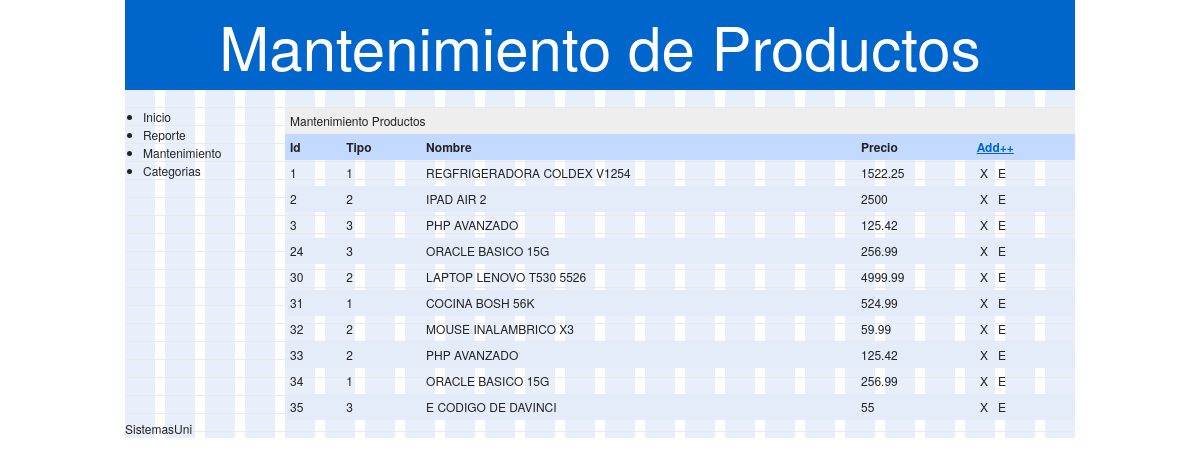
The page / on the database its author committed.
### tables this page shows
CREATE TABLE IF NOT EXISTS `producto` (
  `idproducto` int(11) NOT NULL AUTO_INCREMENT,
  `idtipo` int(11) NOT NULL,
  `nombre` varchar(60) NOT NULL,
  `precio` float NOT NULL,
  PRIMARY KEY (`idproducto`)
);

### index.php (called while the page is built, shortened)
<?php
include_once './modelo/ProductoGestion.php';
$objProdGestion= new ProductoGestion();
$lista=$objProdGestion->getListaProducto();
$appTitulo="Mantenimiento de Productos";
$appAutor="SistemasUni";
include_once './vista/indexView.php';
?>

### lib/LibMysql/ConexionDB.php (called while the page is built, shortened)
<?php
class ConexionDB {
    private $link=null;
    function __construct() {
        $host=  ParametrosDB::DB_HOST;
        $user=  ParametrosDB::DB_USER;
        $password=  ParametrosDB::DB_PSW;
        $DBname=  ParametrosDB::DB_NAME;
        if(!$this->link=mysql_connect($host,$user,$password)){
            die("No se pudo Conectar");
        }
    }
    public function getLink() {
        return $this->link;
    }
}

### modelo/ProductoGestion.php (called while the page is built, shortened)
<?php
include_once './lib/LibMysql/ConexionDB.php';
include_once './lib/LibMysql/ConsultaDB.php';
class ProductoGestion implements ProductoInterface{
    function __construct() {
        $objCnxDB=new ConexionDB();
    }
    public function getListaProducto() {
        $objConsulta=new ConsultaDB();
        $objConsulta->stm="SELECT * FROM producto";
        $lista=$objConsulta->getRow();
        return $lista;
    }
}

### lib/LibMysql/ConsultaDB.php (called while the page is built, shortened)
<?php
include_once './lib/LibMysql/ConexionDB.php';
class ConsultaDB extends ConexionDB{
    private $resulado;
    public function getRow(){
        $lista=array();
        if(!$this->resulado=mysql_query($this->stm)){
            die("Consulta no procesada");
        }
        while($row=mysql_fetch_array($this->resulado)) {
            array_push($lista, $row);
        }
        return $lista;
    }
}

### vista/indexView.php (the view)
<?php include_once './vista/inc/cabecera.php' ?>
<?php include_once './vista/inc/menu.php' ?>
<div class="span-20 last">
<table border="1" style="margin: auto">
    <caption>Mantenimiento Productos</caption>
    <thead>
        <tr><th>Id</th>
            <th>Tipo</th>
            <th>Nombre</th>
            <th>Precio</th>
            <th><a href="./formProducto.php">Add++</a></th>
        </tr>
    </thead>
    <tbody>
        <?php foreach ($lista as $p) {?>
        <tr>
            <td><?php echo $p["idproducto"]?></td>
            <td><?php echo $p["idtipo"]?></td>
            <td><?php echo $p["nombre"]?></td>
            <td><?php echo $p["precio"]?></td>
            <td>&nbsp;X&nbsp;&nbsp;&nbsp;E&nbsp;</td>
        </tr>
        <?php }?>
    </tbody>
</table>
<?php include_once './vista/inc/pie.php' ?>

### vista/inc/cabecera.php (shortened to what this page needs)
<!DOCTYPE html>
<html>
    <head>
       <link rel="stylesheet" href="./vista/css/blueprint/screen.css" type="text/css" media="screen, projection">
      <link rel="stylesheet" href="./vista/css/blueprint/print.css" type="text/css" media="print">
        <link rel="stylesheet" href="./vista/css/style.css" type="text/css">
    </head>
    <body>
        <div class="container showgrid">
            <div id="cabecera" class="span-24">
                <?php echo $appTitulo ?>
            </div>
            <div>&nbsp;</div>
            <div class="span-24">

### vista/inc/menu.php
<div class="span-4">
    <ul>
        <li>Inicio</li>
        <li>Reporte</li>
        <li>Mantenimiento</li>
        <li>Categorias</li>
    </ul>
</div>

### vista/inc/pie.php
            </div>
            <div id="pie">
                <?php echo $appAutor?>
            </div>
        </div>
    </body>
</html>

### vista/css/blueprint/screen.css (style rules this page uses)
html { margin:0;padding:0;border:0; }
body, div, span, object, iframe, h1, h2, h3, h4, h5, h6, p, blockquote, pre, a, abbr, acronym, address, code, del, dfn, em, img, q, dl, dt, dd, ol, ul, li, fieldset, form, label, legend, table, caption, tbody, tfoot, thead, tr, th, td, article, aside, dialog, figure, footer, header, hgroup, nav, section { margin:0;padding:0;border:0;font-size:100%;font:inherit;vertical-align:baseline; }
body { line-height:1.5;background:white; }
table { border-collapse:separate;border-spacing:0; }
caption, th, td { text-align:left;font-weight:normal;float:none !important; }
table, th, td { vertical-align:middle; }
html { font-size:100.01%; }
body { font-size:75%;color:#222;background:#fff;font-family:"Helvetica Neue", Arial, Helvetica, sans-serif; }
a { color:#06c;text-decoration:underline; }
ul, ol { margin:0 1.5em 1.5em 0;padding-left:1.5em; }
ul { list-style-type:disc; }
table { margin-bottom:1.4em;width:100%; }
th { font-weight:bold; }
thead th { background:#c3d9ff; }
th, td, caption { padding:4px 10px 4px 5px; }
tbody tr:nth-child(even) td, tbody tr.even td { background:#e5ecf9; }
caption { background:#eee; }
.last { margin-right:0;padding-right:0; }
.container { width:950px;margin:0 auto; }
.showgrid { background:url(src/grid.png); }
.column, .span-1, .span-2, .span-3, .span-4, .span-5, .span-6, .span-7, .span-8, .span-9, .span-10, .span-11, .span-12, .span-13, .span-14, .span-15, .span-16, .span-17, .span-18, .span-19, .span-20, .span-21, .span-22, .span-23, .span-24 { float:left;margin-right:10px; }
.last { margin-right:0; }
.span-4 { width:150px; }
.span-20 { width:790px; }
.span-24 { width:950px;margin-right:0; }
.clearfix:after, .container:after { content:"\0020";display:block;height:0;clear:both;visibility:hidden;overflow:hidden; }
.clearfix, .container { display:block; }

### vista/css/blueprint/print.css (style rules this page uses)
body { line-height:1.5;font-family:"Helvetica Neue", Arial, Helvetica, sans-serif;color:#000;background:none;font-size:10pt; }
.container { background:none; }
a:link, a:visited { background:transparent;font-weight:700;text-decoration:underline; }
a:link:after, a:visited:after { content:" (" attr(href) ")";font-size:90%; }

### vista/css/style.css (style rules this page uses)
#cabecera { text-align: center; font-size: 5em; color: white; background-color: #06c; }

### rows shown on the page
producto: idproducto "1", idtipo "1", nombre "REGFRIGERADORA COLDEX V1254", precio "1522.25"
producto: idproducto "2", idtipo "2", nombre "IPAD AIR 2", precio "2500"
producto: idproducto "3", idtipo "3", nombre "PHP AVANZADO", precio "125.42"
producto: idproducto "24", idtipo "3", nombre "ORACLE BASICO 15G", precio "256.99"
producto: idproducto "30", idtipo "2", nombre "LAPTOP LENOVO T530 5526", precio "4999.99"
producto: idproducto "31", idtipo "1", nombre "COCINA BOSH 56K", precio "524.99"
producto: idproducto "32", idtipo "2", nombre "MOUSE INALAMBRICO X3", precio "59.99"
producto: idproducto "33", idtipo "2", nombre "PHP AVANZADO", precio "125.42"
producto: idproducto "34", idtipo "1", nombre "ORACLE BASICO 15G", precio "256.99"
producto: idproducto "35", idtipo "3", nombre "E CODIGO DE DAVINCI", precio "55"

### other values the page prints
$appTitulo "Mantenimiento de Productos"
$appAutor "SistemasUni"
